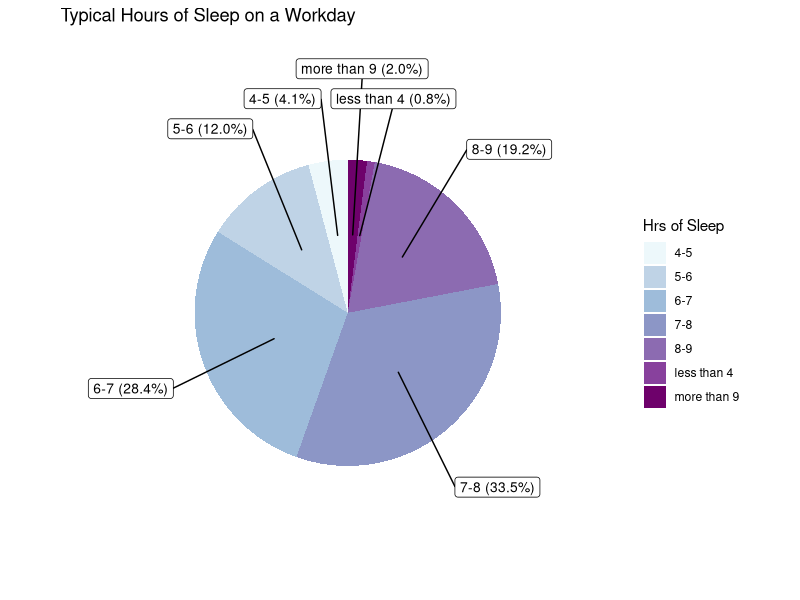

Source code (R):
performance <- read.csv("data/workplace_sleep.csv",
  header = TRUE,
  stringsAsFactors = FALSE
)
pain <- read.csv("data/sleep_and_pain.csv",
  header = TRUE,
  stringsAsFactors = FALSE
)
library("dplyr")
library("ggplot2")
library(scales)
library(ggrepel)

get_graph <- function(input) {
  
  options <- c("income", "caffine",
               "quality", "driving",
               "education", "stress",
               "motivation",
               "physical",
               "mental",
               "sex")
  
  index <- match(input, options)
  graphs <- c(graph_income, graph_caffine, graph_quality,
              graph_driving, graph_education,
              graph_stress, graph_motivation,
              graph_physical, graph_mental,
              graph_sex)

  graphs[[index]]()
}

# Translates columns of #s into corresponding answer strings.
# Makes the asix descriptive
translate <- function(col, level_col) {
  for (i in seq(1, length(col))) {
    col[i] <- level_col[as.numeric(col[i])]
  }
  return(col)
}

#function that filters the data for performance graphs
filter_data1 <- function(col, value) {
  df <- performance %>% 
    filter(q7h <= 9, q7h >= 5, performance[,col] <= value) %>%
    select(q7h, col)
  
  df$hrs <- sapply(df$q7h, toString)
  df$fill <- sapply(df[,col], toString)
  
  return(df)
}

filter_data2 <- function(col, value) {
  df <- pain %>% 
    filter(Q6_HoursB <= 9, Q6_HoursB >= 5, pain[,col] <= value,
           pain[,col] >= 1) %>%
    select(Q6_HoursB, col)
  
  df$hrs <- sapply(df$Q6_HoursB, toString)
  df$fill <- sapply(df[,col], toString)
  
  return(df)
}

# Function that graphs two categorical variables based on given
# information
graph_two_categoricals <- function(x, fill, fill_level,
                                   title, fill_label, color, order) {
  fill <- translate(fill, fill_level)
  x_level <- c(
    "1", "2", "3", "4", "5", "6", "7",
    "8", "9", "10", "11"
  )

  df <- data.frame(x, fill)

  ggplot(df, aes(
    factor(x, level = x_level),
    ..count..
  )) +
    geom_bar(aes(
      fill = factor(fill,
        level = order
      )
    ), position = "fill") +
    labs(
      title = title,
      x = "Hours of Sleep",
      y = "Percent of People"
    ) +
    guides(fill = guide_legend(title = fill_label)) +
    scale_fill_brewer(palette = color, direction = -1)
}

#graph of education levels vs hours of sleep 
graph_education <- function() {
  education <- filter_data1("d6", 7)

  level <- c(
    "8th grade or less", "Some high school",
    "Graduated high school", "Vocational/Tech school",
    "Some college", "Graduated college", "Advanced degree"
  )

  order <- c(
    "Advanced degree", "Graduated college",
    "Some college", "Vocational/Tech school",
    "Graduated high school", "Some high school", "8th grade or less"
  )

  graph_two_categoricals(
    education$hrs,
    education$fill,
    level,
    "Typical Workday Hours of Sleep
vs Highest Education",
    "Highest Education",
    "GnBu",
    order
  )
}

# # graph of caffine intake vs hours of sleep 
graph_caffine <- function() {
  caffine <- filter_data1("q29", 5)

  caffine$fill <- sapply(as.numeric(caffine$q29) + 1, toString)

  level <- c(
    "0", "1", "2", "3", "4", "5"
  )

  translate(caffine$fill, level)

  order <- c("5", "4", "3", "2", "1", "0")

  graph_two_categoricals(
    caffine$hrs,
    caffine$fill,
    level,
    "Typical Workday Hours of Sleep
vs Caffinated Beverages",
    "Typical Caffinated Beverages
Consumed Daily",
    "YlOrBr",
    order
  )
}

# # Hours of sleep vs income (performance data)___________
# filter data
graph_income <- function() {
  income <- filter_data1("d8", 7)

  level <- c(
    "Under $15,000", "$15,000 - $25,000",
    "$25,001 - $35,000", "$35,001 - $50,000",
    "$50,001 - $75,000", "$75,001 - $100,000",
    "More than $100,000"
  )
  order <- c(
    "More than $100,000", "$75,001 - $100,000",
    "$50,001 - $75,000", "$35,001 - $50,000",
    "$25,001 - $35,000", "$15,000 - $25,000",
    "Under $15,000"
  )

  # create a stacked bar chart
  graph_two_categoricals(
    income$hrs,
    income$fill,
    level,
    "Typical Workday Hours of Sleep
                       vs Income",
    "Income Range",
    "YlGn",
    order
  )
}
# 
# # graph of employment status vs average hrs of sleep 
graph_quality <- function() {
  quality <- filter_data2("Q1_B", 5)
  
  level <- c("Excellent", "Very Good ", "Good", "Fair", "Poor")
  
  graph_two_categoricals(
    quality$hrs, quality$fill,
    level,
    "Typical Workday Hours of Sleep
vs Quality of Life",
    "Quality of Life",
    "RdPu",
    level
  )
}
# 
# # Graph of falling asleep while driving_________________________________
graph_driving <- function() {
  driving <- performance %>%
    select(q35) %>%
    filter(q35 <= 2)

  level <- c("Yes", "No")
  driving$q35 <- translate(driving$q35, level)

  driving <- driving %>%
    group_by(q35) %>%
    count() %>%
    ungroup() %>%
    mutate(per = `n` / sum(`n`)) %>%
    mutate(
      label = paste0(
        q35, " (",
        scales::percent(per), ")"
      )
    )

  ggplot(driving, aes(x = "", y = per , fill = q35), position = "fill") +
    geom_col() +
    labs(title = "Proportion of People Dozing off while driving
even for a brief moment",
    x =  "", y = "Percent of People") +
    guides(fill = guide_legend(title = "Have You Dozed off Driving?
Even for a Brief Moment?")) +
    geom_text(aes(label = label), vjust = 6)
}


# Hours of sleep frequency Pie chart (performance)____________________

# function that sums specified columns
take_sum <- function(col) {
  sum(hours_of_sleep_freq[col, "freq"])
}

#filter the data
hours_of_sleep_freq <- performance %>%
  select(q7h) %>%
  filter(q7h <= 11) %>%
  group_by(q7h) %>%
  summarize(
    freq = length(q7h)
  )

# put it into intervals
intervaled_freq <- c(
  take_sum(c(9, 10, 11)), take_sum(c(1, 2, 3)), take_sum(8),
  take_sum(7), take_sum(6), take_sum(5), take_sum(4)
)

# levels (survey answers)
ranges <- c(
  "more than 9", "less than 4", "8-9", "7-8", "6-7",
  "5-6", "4-5"
)

# array for specifying what index to start on in
# for loop
counts <- c(
  0, intervaled_freq[1], sum(intervaled_freq[1:2]),
  sum(intervaled_freq[1:3]), sum(intervaled_freq[1:4]),
  sum(intervaled_freq[1:5]), sum(intervaled_freq[1:6])
)

# array to fill
sleep_ranges_initial <- c(1:sum(intervaled_freq))

# translates the numbers that represent the multiple
# choice answer into the text answer
for (i in seq(1, length(intervaled_freq))) {
  for (j in seq(1, intervaled_freq[i])) {
    sleep_ranges_initial[j + counts[i]] <- ranges[i]
  }
}

sleep_ranges <- data.frame(ranges = sleep_ranges_initial)

# add label and freq columns
sleep_ranges <- sleep_ranges %>%
  group_by(ranges) %>%
  count() %>%
  ungroup() %>%
  mutate(per = `n` / sum(`n`)) %>%
  arrange(desc(ranges)) %>%
  mutate(
    label = paste0(
      ranges, " (",
      scales::percent(per), ")"
    )
  )

# create a pie chart
sleep_freq_pie <- ggplot(data = sleep_ranges) +
  geom_bar(aes(x = "", y = per, fill = ranges),
    stat = "identity", width = 1
  ) +
  coord_polar("y", start = 0) +
  theme_void() +
  geom_label_repel(aes(
    x = 1,
    y = cumsum(per) - per / 2,
    label = label
  ),
  size = 3.5,
  show.legend = F,
  nudge_x = 1
  ) +
  guides(fill = guide_legend(title = "Hrs of Sleep")) +
  labs(title = "Typical Hours of Sleep on a Workday") +
  scale_fill_brewer(palette = "BuPu")

# hours of sleep vs stress levels (pain data) ________________

# filter data
graph_stress <- function() {
  stress <- filter_data2("Q13_b", 5)

  level <- c("None", "Mild", "Moderate", "Severe", "Very Severe")
  order <- c("Very Severe", "Severe", "Moderate", "Mild", "None")
  
  # create a stacked bar chart
  graph_two_categoricals(
    stress$hrs, stress$fill,
    level,
    "Typical Workday Hours of Sleep
                      vs Stress",
    "Typical Stress Level",
    "OrRd",
    order
  )
}

graph_motivation <- function() {
  motivation <- filter_data2("Q16", 5)
  
  level <- c("Extremely motivated", "Very motivated",
             "Somewhat motivated", "Not that motivated",
             "Not motivated at all")
  
  graph_two_categoricals(
    motivation$hrs, motivation$fill,
    level,
    "Typical Workday Hours of Sleep
vs Motivation for Sleep",
    "Typical Motivation to get Sleep",
    "BuPu",
    level
  )
}

graph_physical <- function() {
  physical <- filter_data2("Q1_C", 5)
  
  level <- c("Excellent", "Very Good ", "Good", "Fair", "Poor")
  
  graph_two_categoricals(
    physical$hrs, physical$fill,
    level,
    "Typical Workday Hours of Sleep
vs Physical Health",
    "Physical Health",
    "RdPu",
    level
  )
}

graph_mental <- function() {
  mental <- filter_data2("Q1_D", 5)
  
  level <- c("Excellent", "Very Good ", "Good", "Fair", "Poor")
  
  graph_two_categoricals(
    mental$hrs, mental$fill,
    level,
    "Typical Workday Hours of Sleep
vs Mental Health",
    "Mental Health",
    "Greens",
    level
  )
}

graph_sex <- function() {
  sex <- filter_data1("q47", 2) %>%
    select(fill)
  
  level <- c("Yes", "No")
  sex$fill <- translate(sex$fill, level)
  
  sex <- sex %>%
    group_by(fill) %>%
    count() %>%
    ungroup() %>%
    mutate(per = `n` / sum(`n`)) %>%
    mutate(
      label = paste0(
        fill, " (",
        scales::percent(per), ")"
      )
    )
  
  ggplot(sex, aes(x = "", y = per , fill = fill), position = "fill") +
    geom_col() +
    labs(title = "Proportion of People in Which Lack of Sleep
         Effects their Sexual Relationship",
         x =  "", y = "Percent of People") +
    guides(fill = guide_legend(title = "Has your sexual
relationship been affected
by lack of sleep?")) +
    geom_text(aes(label = label), vjust = 4)
}


#
# Interesting stats_______________________________________________________

# chance of making more than 75,000 on 5 and 7
# hours of sleep on workdays

# hrs_income <- performance %>%
#   select(d8, q7h)
# 
# high_money_count <- hrs_income %>%
#   filter(d8 >= 6) %>%
#   summarize(
#     total = length(d8)
#   ) %>%
#   pull(total)
# 
#  chance_7 <- hrs_income %>%      #35% chance
#   filter(d8 >= 6, q7h == 7) %>%
#   summarize(
#     chance = length(d8) / high_money_count
#   )
# 
# chance_5 <- hrs_income %>%       #11% chance
#   filter(d8 >= 6, q7h == 5) %>%
#   summarize(
#     chance = length(d8) / high_money_count
#   )
# 
# diff_5_to_7 <- chance_7 - chance_5    #24% difference with 2 more hrs of sleep
# 
# # Percent of people that get less than 8 hrs of sleep (79%)
# 
# percent_less_than_8 <- sum(
#   intervaled_freq[4:7],
#   intervaled_freq[2]
# ) / sum(intervaled_freq)

#of people with sat least some college, most get 7hrs of sleep 
df <- filter_data1("d6", 7) %>%
  select(d6, q7h) %>%
  filter(d6 > 4) %>%
  group_by(q7h) %>%
  summarize(
    freq = length(q7h)
  ) %>%
filter(freq == max(freq)) %>%
  pull(q7h)

#Of the non college educated people, most get 6hrs of sleep
df <- filter_data1("d6", 7) %>%
  select(d6, q7h) %>%
  filter(d6 < 4) %>%
  group_by(q7h) %>%
  summarize(
    freq = length(q7h)
  ) %>%
  filter(freq == max(freq)) %>%
  pull(q7h)
